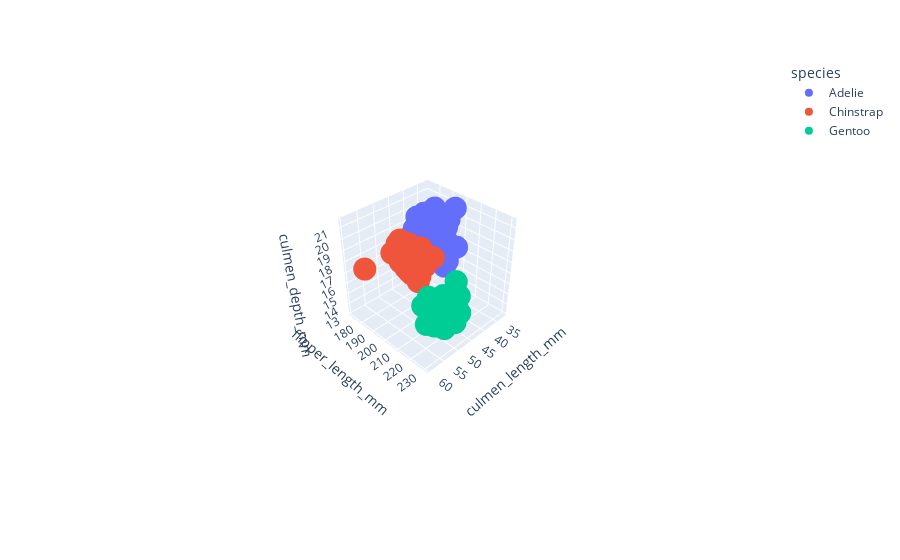

This figure's notebook cell:
### Code cell
fig = px.scatter_3d(df, 
                    x='culmen_length_mm',
                    y='flipper_length_mm',
                    z='culmen_depth_mm',
                    color='species')
fig.show();

### Figure 1 — Plotly figure (JSON) as saved in the notebook; plotly's stock layout.template omitted (floating-point values rounded to 4 significant figures; data arrays with more than 128 entries replaced by an {"elided": "..."} marker saying what was removed)
{"data": [{"hovertemplate": "species=Adelie<br>culmen_length_mm=%{x}<br>flipper_length_mm=%{y}<br>culmen_depth_mm=%{z}<extra></extra>", "legendgroup": "Adelie", "marker": {"color": "#636efa", "symbol": "circle"}, "mode": "markers", "name": "Adelie", "scene": "scene", "showlegend": true, "type": "scatter3d", "x": {"elided": "146 float values"}, "y": {"elided": "146 int values"}, "z": {"elided": "146 float values"}}, {"hovertemplate": "species=Chinstrap<br>culmen_length_mm=%{x}<br>flipper_length_mm=%{y}<br>culmen_depth_mm=%{z}<extra></extra>", "legendgroup": "Chinstrap", "marker": {"color": "#EF553B", "symbol": "circle"}, "mode": "markers", "name": "Chinstrap", "scene": "scene", "showlegend": true, "type": "scatter3d", "x": [46.5, 50, 51.3, 45.4, 52.7, 45.2, 46.1, 51.3, 46, 51.3, 46.6, 51.7, 47, 52, 45.9, 50.5, 50.3, 58, 46.4, 49.2, 42.4, 48.5, 43.2, 50.6, 46.7, 52, 50.5, 49.5, 46.4, 52.8, 40.9, 54.2, 42.5, 51, 49.7, 47.5, 47.6, 52, 46.9, 53.5, 49, 46.2, 50.9, 45.5, 50.9, 50.8, 50.1, 49, 51.5, 49.8, 48.1, 51.4, 45.7, 50.7, 42.5, 52.2, 45.2, 49.3, 50.2, 45.6, 51.9, 46.8, 45.7, 55.8, 43.5, 49.6, 50.8, 50.2], "y": [192, 196, 193, 188, 197, 198, 178, 197, 195, 198, 193, 194, 185, 201, 190, 201, 197, 181, 190, 195, 181, 191, 187, 193, 195, 197, 200, 200, 191, 205, 187, 201, 187, 203, 195, 199, 195, 210, 192, 205, 210, 187, 196, 196, 196, 201, 190, 212, 187, 198, 199, 201, 193, 203, 187, 197, 191, 203, 202, 194, 206, 189, 195, 207, 202, 193, 210, 198], "z": [17.9, 19.5, 19.2, 18.7, 19.8, 17.8, 18.2, 18.2, 18.9, 19.9, 17.8, 20.3, 17.3, 18.1, 17.1, 19.6, 20, 17.8, 18.6, 18.2, 17.3, 17.5, 16.6, 19.4, 17.9, 19, 18.4, 19, 17.8, 20, 16.6, 20.8, 16.7, 18.8, 18.6, 16.8, 18.3, 20.7, 16.6, 19.9, 19.5, 17.5, 19.1, 17, 17.9, 18.5, 17.9, 19.6, 18.7, 17.3, 16.4, 19, 17.3, 19.7, 17.3, 18.8, 16.6, 19.9, 18.8, 19.4, 19.5, 16.5, 17, 19.8, 18.1, 18.2, 19, 18.7]}, {"hovertemplate": "species=Gentoo<br>culmen_length_mm=%{x}<br>flipper_length_mm=%{y}<br>culmen_depth_mm=%{z}<extra></extra>", "legendgroup": "Gentoo", "marker": {"color": "#00cc96", "symbol": "circle"}, "mode": "markers", "name": "Gentoo", "scene": "scene", "showlegend": true, "type": "scatter3d", "x": [46.1, 50, 48.7, 50, 47.6, 46.5, 45.4, 46.7, 43.3, 46.8, 40.9, 49, 45.5, 48.4, 45.8, 49.3, 42, 49.2, 46.2, 48.7, 50.2, 45.1, 46.5, 46.3, 42.9, 46.1, 47.8, 48.2, 50, 47.3, 42.8, 45.1, 59.6, 49.1, 48.4, 42.6, 44.4, 44, 48.7, 42.7, 49.6, 45.3, 49.6, 50.5, 43.6, 45.5, 50.5, 44.9, 45.2, 46.6, 48.5, 45.1, 50.1, 46.5, 45, 43.8, 45.5, 43.2, 50.4, 45.3, 46.2, 45.7, 54.3, 45.8, 49.8, 49.5, 43.5, 50.7, 47.7, 46.4, 48.2, 46.5, 46.4, 48.6, 47.5, 51.1, 45.2, 45.2, 49.1, 52.5, 47.4, 50, 44.9, 50.8, 43.4, 51.3, 47.5, 52.1, 47.5, 52.2, 45.5, 49.5, 44.5, 50.8, 49.4, 46.9, 48.4, 51.1, 48.5, 55.9, 47.2, 49.1, 46.8, 41.7, 53.4, 43.3, 48.1, 50.5, 49.8, 43.5, 51.5, 46.2, 55.1, 44.5, 48.8, 47.2, 46.8, 50.4, 45.2, 49.9], "y": [211, 230, 210, 218, 215, 210, 211, 219, 209, 215, 214, 216, 214, 213, 210, 217, 210, 221, 209, 222, 218, 215, 213, 215, 215, 215, 215, 210, 220, 222, 209, 207, 230, 220, 220, 213, 219, 208, 208, 208, 225, 210, 216, 222, 217, 210, 225, 213, 215, 210, 220, 210, 225, 217, 220, 208, 220, 208, 224, 208, 221, 214, 231, 219, 230, 229, 220, 223, 216, 221, 221, 217, 216, 230, 209, 220, 215, 223, 212, 221, 212, 224, 212, 228, 218, 218, 212, 230, 218, 228, 212, 224, 214, 226, 216, 222, 203, 225, 219, 228, 215, 228, 215, 210, 219, 208, 209, 216, 229, 213, 230, 217, 230, 217, 222, 214, 215, 222, 212, 213], "z": [13.2, 16.3, 14.1, 15.2, 14.5, 13.5, 14.6, 15.3, 13.4, 15.4, 13.7, 16.1, 13.7, 14.6, 14.6, 15.7, 13.5, 15.2, 14.5, 15.1, 14.3, 14.5, 14.5, 15.8, 13.1, 15.1, 15, 14.3, 15.3, 15.3, 14.2, 14.5, 17, 14.8, 16.3, 13.7, 17.3, 13.6, 15.7, 13.7, 16, 13.7, 15, 15.9, 13.9, 13.9, 15.9, 13.3, 15.8, 14.2, 14.1, 14.4, 15, 14.4, 15.4, 13.9, 15, 14.5, 15.3, 13.8, 14.9, 13.9, 15.7, 14.2, 16.8, 16.2, 14.2, 15, 15, 15.6, 15.6, 14.8, 15, 16, 14.2, 16.3, 13.8, 16.4, 14.5, 15.6, 14.6, 15.9, 13.8, 17.3, 14.4, 14.2, 14, 17, 15, 17.1, 14.5, 16.1, 14.7, 15.7, 15.8, 14.6, 14.4, 16.5, 15, 17, 15.5, 15, 16.1, 14.7, 15.8, 14, 15.1, 15.2, 15.9, 15.2, 16.3, 14.1, 16, 15.7, 16.2, 13.7, 14.3, 15.7, 14.8, 16.1]}], "layout": {"autosize": true, "legend": {"title": {"text": "species"}, "tracegroupgap": 0}, "margin": {"t": 60}, "scene": {"aspectmode": "auto", "aspectratio": {"x": 1, "y": 1, "z": 1}, "camera": {"center": {"x": 0, "y": 0, "z": 0}, "eye": {"x": 2.483, "y": 2.483, "z": 2.483}, "projection": {"type": "perspective"}, "up": {"x": 0, "y": 0, "z": 1}}, "domain": {"x": [0, 1], "y": [0, 1]}, "xaxis": {"title": {"text": "culmen_length_mm"}, "type": "linear"}, "yaxis": {"title": {"text": "flipper_length_mm"}, "type": "linear"}, "zaxis": {"title": {"text": "culmen_depth_mm"}, "type": "linear"}}}}
